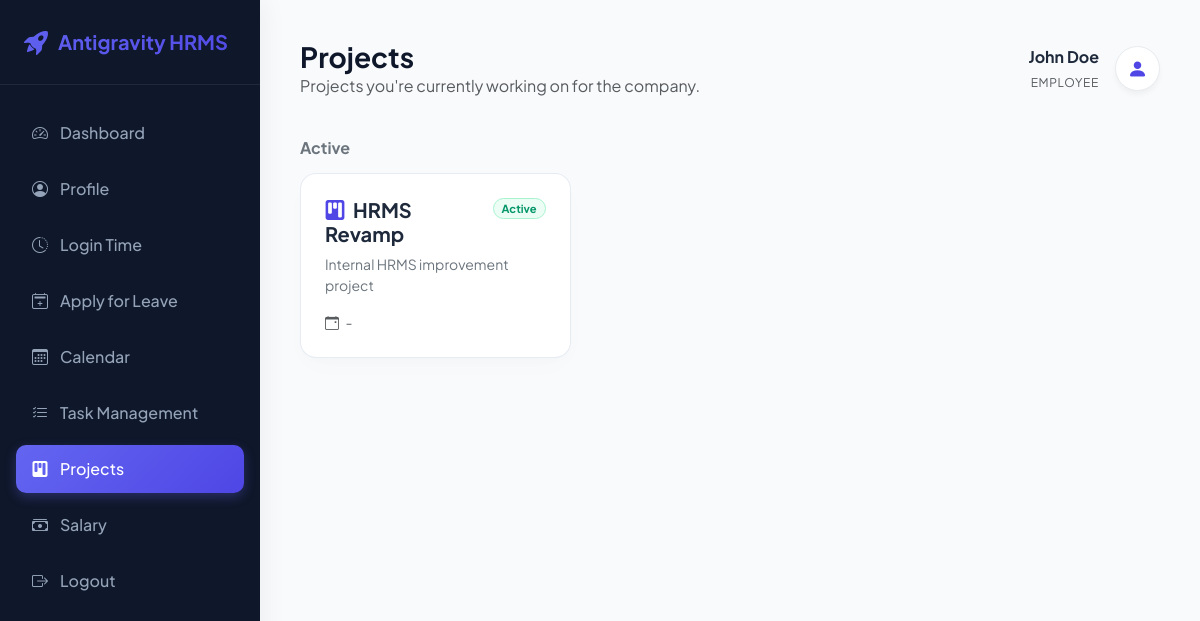
/api/projects/ (signed in), run on the app's committed database.
### core/models.py (models this page shows, shortened)
class User(AbstractUser):
    ROLE_CHOICES = [
        ('admin', 'Admin'),
        ('employee', 'Employee'),
    ]
    role = models.CharField(max_length=20, choices=ROLE_CHOICES, default='employee')
    department = models.CharField(max_length=100, blank=True, null=True)
    designation = models.CharField(max_length=100, blank=True, null=True)
    joining_date = models.DateField(blank=True, null=True)
    salary_amount = models.DecimalField(max_digits=10, decimal_places=2, default=0.00)
    phone_number = models.CharField(max_length=20, blank=True, null=True)
    address = models.TextField(blank=True, null=True)

class Project(models.Model):
    STATUS_CHOICES = [
        ('active', 'Active'),
        ('on_hold', 'On Hold'),
        ('completed', 'Completed'),
    ]
    name = models.CharField(max_length=200)
    description = models.TextField(blank=True)
    status = models.CharField(max_length=20, choices=STATUS_CHOICES, default='active')
    start_date = models.DateField(null=True, blank=True)
    end_date = models.DateField(null=True, blank=True)
    employees = models.ManyToManyField(settings.AUTH_USER_MODEL, related_name='projects', blank=True)

### core/views.py (the view)
# urls.py: path('projects/', EmployeeProjectsView.as_view(), name='employee_projects'),
class EmployeeProjectsView(EmployeeRoleRequiredMixin, TemplateView):
    template_name = 'core/projects.html'
    def get_context_data(self, **kwargs):
        context = super().get_context_data(**kwargs)
        user = self.request.user
        projects = user.projects.all().order_by('-status', 'name')
        context.update({
            'active_projects': [p for p in projects if p.status == 'active'],
            'other_projects': [p for p in projects if p.status != 'active'],
        })
        return context

### core/permissions.py (called while the page is built)
    def test_func(self):
        return (
            self.request.user.is_authenticated
            and getattr(self.request.user, 'role', None) == 'employee'
        )

### core/templates/core/projects.html (shortened to what this page needs)
{% extends 'admin_dashboard/base.html' %}
{% block active_projects %}active{% endblock %}
{% block header_content %}
<h1>Projects</h1>
<p class="text-muted mb-0">Projects you're currently working on for the company.</p>
{% endblock %}
{% block content %}
{% if active_projects %}
    <h6 class="fw-bold mb-3 text-secondary">Active</h6>
    <div class="row g-4 mb-4">
        {% for project in active_projects %}
            <div class="col-md-6 col-lg-4">
                <div class="glass-card h-100">
                    <div class="d-flex justify-content-between align-items-start mb-2">
                        <h5 class="fw-bold mb-0"><i class="bi bi-kanban-fill text-indigo me-2"></i>{{ project.name }}</h5>
                        <span class="badge badge-active rounded-pill px-2 py-1" style="font-size: 0.7rem;">Active</span>
                    </div>
                    <p class="text-secondary small mb-3">{{ project.description|default:"No description provided."|truncatewords:25 }}</p>
                    <div class="text-muted small">
                        <i class="bi bi-calendar-event me-1"></i>
                        {{ project.start_date|date:"M d, Y"|default:"-" }}
                    </div>
                </div>
            </div>
        {% endfor %}
    </div>
{% endif %}
{% endblock %}

### admin_dashboard/templates/admin_dashboard/base.html (shortened to what this page needs)
<!DOCTYPE html>
<html lang="en">
<head>
    <link href="https://cdn.jsdelivr.net/npm/bootstrap@5.3.2/dist/css/bootstrap.min.css" rel="stylesheet">
    <link href="https://cdn.jsdelivr.net/npm/bootstrap-icons@1.11.1/font/bootstrap-icons.css" rel="stylesheet">
</head>
<body>
    <div class="sidebar">
        <div class="brand">
            <i class="bi bi-rocket-takeoff-fill fs-4"></i>
            <span>Antigravity HRMS</span>
        </div>
        <ul class="sidebar-menu">
            {% if request.user.role == 'admin' %}
            <li class="{% block active_employees %}{% endblock %}">
                <a href="{% url 'employee_list' %}">
                    <i class="bi bi-people-fill"></i>
                    <span>Employees</span>
                </a>
            </li>
            <li class="{% block active_leaves %}{% endblock %}">
                <a href="{% url 'leave_approvals' %}">
                    <i class="bi bi-calendar-check-fill"></i>
                    <span>Leave Approvals</span>
                </a>
            </li>
            {% else %}
            <li class="{% block active_dashboard %}{% endblock %}">
                <a href="{% url 'employee_dashboard' %}">
                    <i class="bi bi-speedometer2"></i>
                    <span>Dashboard</span>
                </a>
            </li>
            <li class="{% block active_profile %}{% endblock %}">
                <a href="{% url 'employee_profile' %}">
                    <i class="bi bi-person-circle"></i>
                    <span>Profile</span>
                </a>
            </li>
            <li class="{% block active_attendance %}{% endblock %}">
                <a href="{% url 'employee_attendance' %}">
                    <i class="bi bi-clock-history"></i>
                    <span>Login Time</span>
                </a>
            </li>
            <li class="{% block active_apply_leave %}{% endblock %}">
                <a href="{% url 'employee_leaves' %}">
                    <i class="bi bi-calendar2-plus"></i>
                    <span>Apply for Leave</span>
                </a>
            </li>
            <li class="{% block active_calendar %}{% endblock %}">
                <a href="{% url 'employee_calendar' %}">
                    <i class="bi bi-calendar3"></i>
                    <span>Calendar</span>
                </a>
            </li>
            <li class="{% block active_worklogs %}{% endblock %}">
                <a href="{% url 'employee_work_logs' %}">
                    <i class="bi bi-list-check"></i>
                    <span>Task Management</span>
                </a>
            </li>
            <li class="{% block active_projects %}{% endblock %}">
                <a href="{% url 'employee_projects' %}">
                    <i class="bi bi-kanban-fill"></i>
                    <span>Projects</span>
                </a>
            </li>
            <li class="{% block active_salary %}{% endblock %}">
                <a href="{% url 'employee_salary' %}">
                    <i class="bi bi-cash-stack"></i>
                    <span>Salary</span>
                </a>
            </li>
            {% endif %}
            <li>
                <a href="{% url 'admin_logout' %}">
                    <i class="bi bi-box-arrow-right"></i>
                    <span>Logout</span>
                </a>
            </li>
        </ul>
    </div>
    <div class="main-content">
        <div class="top-header">
            <div>
                {% block header_content %}{% endblock %}
            </div>
            <div class="d-flex align-items-center gap-3">
                <div class="text-end d-none d-md-block">
                    <div class="fw-bold">{{ request.user.get_full_name|default:request.user.username }}</div>
                    <small class="text-muted text-uppercase" style="font-size: 0.75rem; letter-spacing: 0.05em;">{{ request.user.role }}</small>
                </div>
                <div class="bg-white border border-light-subtle rounded-circle d-flex align-items-center justify-content-center" style="width: 45px; height: 45px; box-shadow: 0 4px 6px -1px rgba(0,0,0,0.05)">
                    <i class="bi bi-person-fill fs-5 text-indigo"></i>
                </div>
            </div>
        </div>
        {% block content %}{% endblock %}
    </div>
</body>
</html>

### admin_dashboard/templates/admin_dashboard/base.html (style rules this page uses)
:root { --primary-gradient: linear-gradient(135deg, #6366f1 0%, #4f46e5 100%); --sidebar-bg: #0f172a; --sidebar-hover: #1e293b; --sidebar-active: #4f46e5; --bg-light: #f8fafc; --card-border: rgba(226, 232, 240, 0.8); --font-family: 'Plus Jakarta Sans', -apple-system, BlinkMacSystemFont, "Segoe UI", Roboto, sans-serif; }
body { font-family: var(--font-family); background-color: var(--bg-light); color: #1e293b; overflow-x: hidden; }
.sidebar { background-color: var(--sidebar-bg); min-height: 100vh; color: #94a3b8; box-shadow: 4px 0 24px rgba(0, 0, 0, 0.05); transition: all 0.3s ease; position: fixed; width: 260px; z-index: 100; }
.sidebar .brand { padding: 24px; font-size: 1.25rem; font-weight: 700; color: #ffffff; display: flex; align-items: center; gap: 10px; border-bottom: 1px solid #1e293b; background: var(--primary-gradient); -webkit-background-clip: text; -webkit-text-fill-color: transparent; }
.sidebar-menu { padding: 20px 0; list-style: none; margin: 0; }
.sidebar-menu li { padding: 4px 16px; }
.sidebar-menu a { color: #94a3b8; text-decoration: none; display: flex; align-items: center; gap: 12px; padding: 12px 16px; border-radius: 10px; font-weight: 500; transition: all 0.2s ease; }
.sidebar-menu li.active a { color: #ffffff; background: var(--primary-gradient); box-shadow: 0 4px 12px rgba(99, 102, 241, 0.3); }
.main-content { margin-left: 260px; padding: 40px; min-height: 100vh; transition: all 0.3s ease; }
.top-header { display: flex; justify-content: space-between; align-items: center; margin-bottom: 40px; }
.top-header h1 { font-weight: 700; font-size: 1.75rem; color: #0f172a; margin: 0; }
.glass-card { background: #ffffff; border: 1px solid var(--card-border); border-radius: 16px; box-shadow: 0 10px 30px -5px rgba(0, 0, 0, 0.02), 0 5px 15px -5px rgba(0, 0, 0, 0.02); transition: transform 0.3s ease, box-shadow 0.3s ease; padding: 24px; }
.badge-active { background-color: #ecfdf5; color: #059669; border: 1px solid #a7f3d0; }

### core/templates/core/projects.html (style rules this page uses)
.text-indigo { color: #4f46e5 !important; }

### data on the page
User: user.get_full_name "John Doe", user.role "EMPLOYEE"
Project: name "HRMS Revamp", description "Internal HRMS improvement project", start_date "-"
